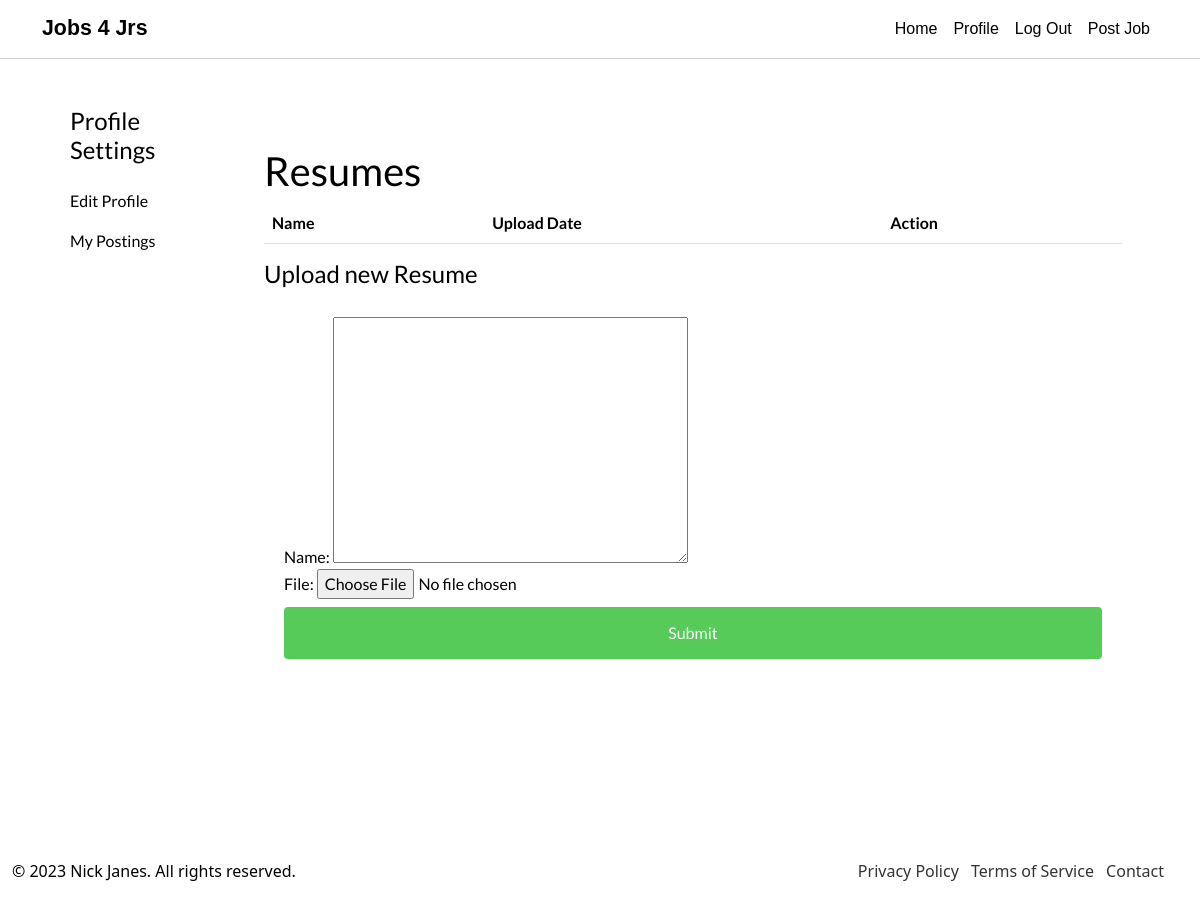
Page /accounts/profile/resumes/ (signed in) on the earlier database version.
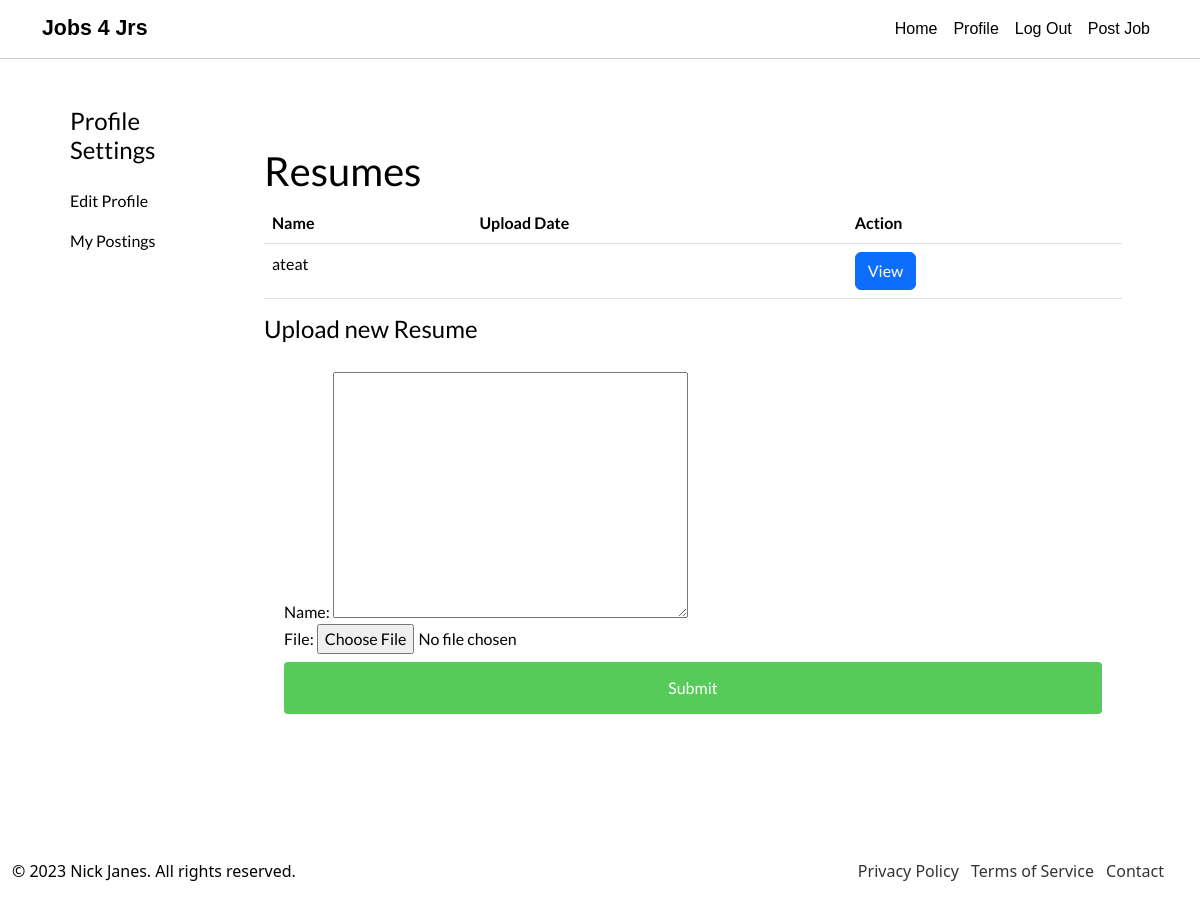
Same page on the later database version.
### posting/models.py (models this page shows)
class Resume(models.Model):
  user_id = models.ForeignKey(User, on_delete=models.CASCADE)
  created_at = models.DateTimeField(auto_now_add=True)
  name = models.TextField(max_length=100)
  file = models.FileField(upload_to="files/resumes")

### users/views.py (the view)
# urls.py: path('profile/resumes/', views.resumes, name='resumes'),
@login_required
def resumes(request):
  if request.method == "POST":
    form = ResumeForm(request.POST, request.FILES)
    form.instance.user_id = request.user
    if form.is_valid():
      form.save()
      return redirect('resumes')
  resumes = Resume.objects.filter(user_id=request.user)
  form = ResumeForm()
  return render(request, "profile/resumes.html", {"resumes": resumes, "form": form})

### posting/forms.py
class ResumeForm(forms.ModelForm):
    class Meta:
        model = Resume
        fields = ['name', 'file']

### templates/profile/resumes.html (shortened to what this page needs)
{% extends 'profile/profile_base.html' %}
{% block profile %}
<h1> Resumes </h1>
<table class="table">
    <thead>
        <tr>
            <th>Name</th>
            <th>Upload Date</th>
            <th>Action</th>
          </tr>
        </thead>
        <tbody>
      {% for resume in resumes %}
      <tr>
          <td> {{ resume.name }}</td>
          <td> {{ resume.upload_date }}</td>
          <td>
              <a href="#" class="btn btn-primary">View</a>
          </td>
      </tr>
      {% endfor %}
    </tbody>
  </table>
  <h4> Upload new Resume </h4>
  <form enctype="multipart/form-data" action="{% url 'resumes' %}" method="POST">
    {{ form.as_div }}
    <input type="submit"></input>
  </form>
{% endblock %}

Differences in the rows shown:
added Resume: name "ateat"
